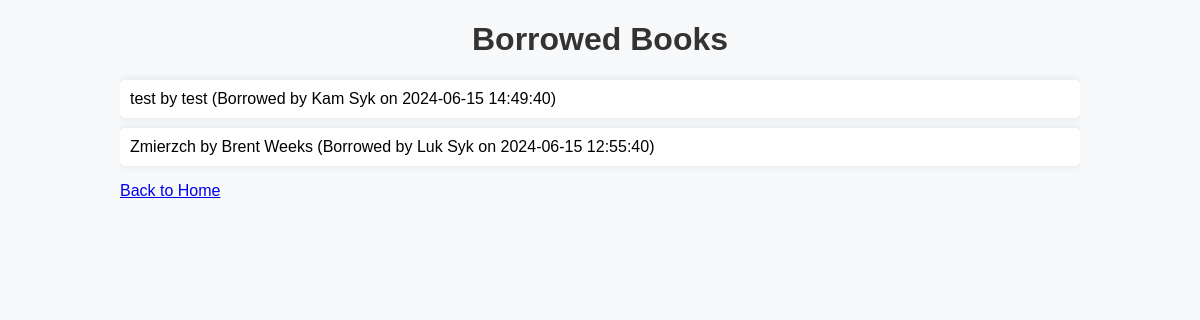
The page /borrowed_books (signed in) on the database its author committed.
### tables this page shows
CREATE TABLE rentals (
                            id INTEGER PRIMARY KEY AUTOINCREMENT,
                            book_id INTEGER,
                            borrower_id INTEGER,
                            rental_date TEXT NOT NULL,
                            return_date TEXT);

CREATE TABLE books (
                            id INTEGER PRIMARY KEY AUTOINCREMENT,
                            title TEXT NOT NULL,
                            author TEXT NOT NULL,
                            image TEXT,
                            publish_date TEXT,
                            isbn TEXT,
                            language TEXT,
                            publisher TEXT,
                            copies INTEGER NOT NULL,
                            tags TEXT);

CREATE TABLE readers (
                            id INTEGER PRIMARY KEY AUTOINCREMENT,
                            name TEXT NOT NULL,
                            surname TEXT NOT NULL,
                            address TEXT NOT NULL,
                            phone TEXT NOT NULL,
                            email TEXT NOT NULL,
                            id_card TEXT NOT NULL,
                            UNIQUE(id_card));

### app.py (the view)
@app.route('/borrowed_books', methods=['GET'])
@login_required
def borrowed_books():
    conn = get_db_connection()
    borrowed_books = conn.execute('''SELECT books.title, books.author, readers.name, readers.surname, rentals.rental_date, rentals.return_date
                                     FROM rentals
                                     JOIN books ON rentals.book_id = books.id
                                     JOIN readers ON rentals.borrower_id = readers.id
                                     WHERE rentals.return_date IS NULL''').fetchall()
    conn.close()
    return render_template('borrowed_books.html', borrowed_books=borrowed_books)

### app.py (called while the page is built)
def get_db_connection():
    conn = sqlite3.connect('books.db')
    conn.row_factory = sqlite3.Row
    return conn

@login_manager.user_loader
def load_user(user_id):
    conn = get_db_connection()
    user = conn.execute('SELECT * FROM users WHERE id = ?', (user_id,)).fetchone()
    conn.close()
    if user:
        return User(id=user['id'], username=user['username'], password=user['password'])
    return None

### templates/borrowed_books.html (shortened to what this page needs)
<!DOCTYPE html>
<html>
<head>
    <link rel="stylesheet" href="{{ url_for('static', filename='style.css') }}">
</head>
<body>
    <div class="container">
        <h1>Borrowed Books</h1>
        <ul>
            {% for book in borrowed_books %}
            <li>{{ book.title }} by {{ book.author }} (Borrowed by {{ book.name }} {{ book.surname }} on {{ book.rental_date }})</li>
            {% endfor %}
        </ul>
        <a href="{{ url_for('index') }}">Back to Home</a>
    </div>
</body>
</html>

### static/style.css (style rules this page uses)
body { font-family: Arial, sans-serif; background-color: #f8f9fa; margin: 0; padding: 0; }
.container { width: 80%; margin: auto; overflow: hidden; }
h1, h2 { color: #333; text-align: center; }
ul { list-style-type: none; padding: 0; }
li { margin: 10px 0; padding: 10px; background: #fff; border-radius: 5px; box-shadow: 0 0 10px rgba(0,0,0,0.1); }

### rows shown on the page
rentals: title "test", author "test", name "Kam", surname "Syk", rental_date "2024-06-15 14:49:40"
rentals: title "Zmierzch", author "Brent Weeks", name "Luk", surname "Syk", rental_date "2024-06-15 12:55:40"
